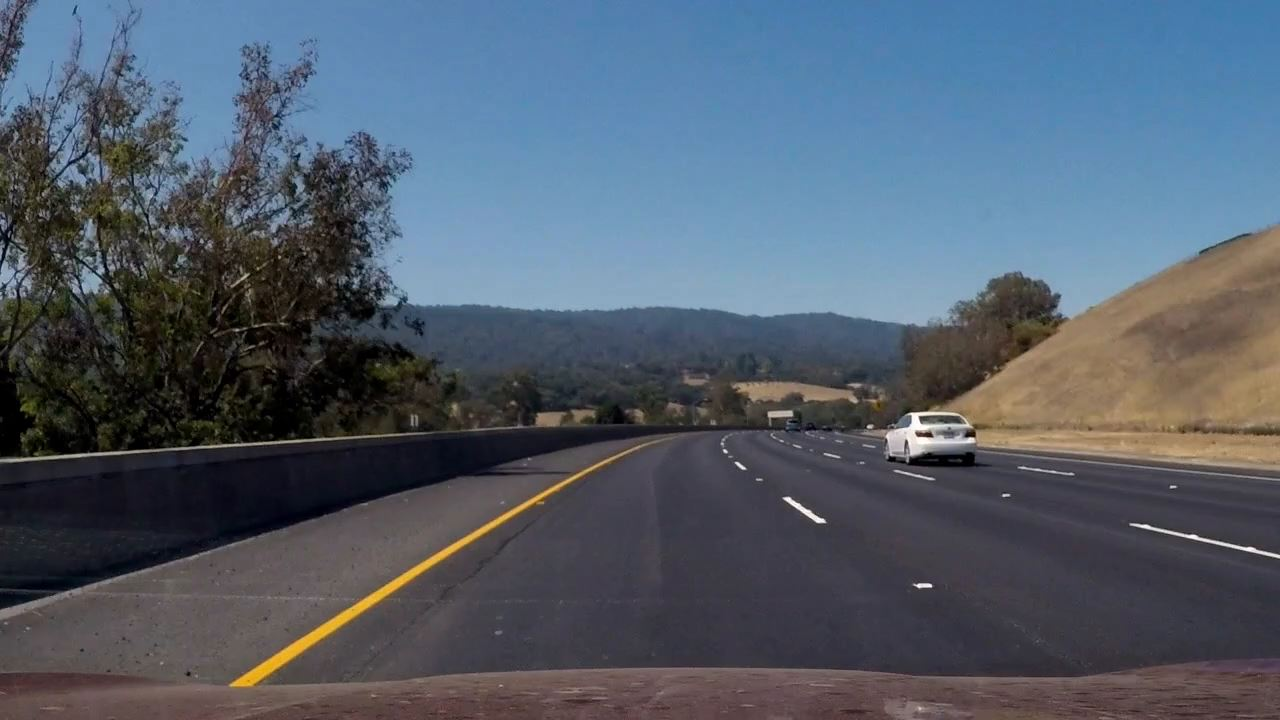
#> input picture test_images/test8.jpg, 1280 x 720 px
$ jupyter execute --allow-errors vehicle_detection.ipynb   (shell and % lines are left out)   (older library calls are emulated)
#> lines starting #> are read from the running program, lines starting #| are printed output that depends on the picture
## Vehicle Detection

The goals / steps of this project are the following:

* Perform a Histogram of Oriented Gradients (HOG) feature extraction on a labeled training set of images and train a classifier Linear SVM classifier
* Optionally, you can also apply a color transform and append binned color features, as well as histograms of color, to your HOG feature vector.
* Note: for those first two steps don't forget to normalize your features and randomize a selection for training and testing.
* Implement a sliding-window technique and use your trained classifier to search for vehicles in images.
* Run your pipeline on a video stream (start with the test_video.mp4 and later implement on full project_video.mp4) and create a heat map of recurring detections frame by frame to reject outliers and follow detected vehicles.
* Estimate a bounding box for vehicles detected.

## Load Training Images

[cell 1]
import glob
import os
import sys

def get_img_path_in_folder(path_folder):
    full_path = path_folder + '/**/*.png'
    img_path_list = []

    for filename in glob.iglob(full_path, recursive=True):
        img_path_list.append(filename)

    return img_path_list

data_folder = './data'
vehicles_folder = data_folder + '/vehicles'
non_vehicles_folder = data_folder + '/non-vehicles'

vehicle_img_path = get_img_path_in_folder(vehicles_folder)
non_vehicle_img_path = get_img_path_in_folder(non_vehicles_folder)

print("Vehicles folder", vehicles_folder)
print("Non Vehicle Folder", non_vehicles_folder)

print("Vehicle Images", len(vehicle_img_path))
print("Non Vehicle Images", len(non_vehicle_img_path))

[cell 2]
import matplotlib.image as mpimg
import numpy as np
import matplotlib.pyplot as plt
import cv2

def load_img(path):
    img_255_bgr = cv2.imread(path)
    img_255_rgb = cv2.cvtColor(img_255_bgr, cv2.COLOR_BGR2RGB)
    return img_255_rgb

def load_random_image(paths):
    len_path = len(paths)
    random_index = np.random.randint(0, len_path)
    return load_img(paths[random_index])


#> (the rest of this cell did not finish here and is left out)

## Extract Features

[cell 3]
from skimage.feature import hog
import numpy as np
import cv2

class Feature_Extractor():
    def __init__(self, color_space='RGB', spatial_size=(32, 32),
                        hist_bins=32, orient=9,
                        pix_per_cell=8, cell_per_block=2, hog_channel=0,
                        spatial_feat=True, hist_feat=True, hog_feat=True):

        self.color_space = color_space
        self.spatial_size = spatial_size
        self.hist_bins = hist_bins
        self.orient = orient
        self.pix_per_cell = pix_per_cell
        self.cell_per_block = cell_per_block
        self.hog_channel = hog_channel
        self.spatial_feat = spatial_feat
        self.hist_feat = hist_feat
        self.hog_feat = hog_feat
        pass

    # [102 lines left out: functions extract, transform_color, bin_spatial, color_hist, get_hog_features, not called in this run]

[cell 4]
colorspace = 'LUV' # Can be RGB, HSV, LUV, HLS, YUV, YCrCb
orient = 12
pix_per_cell = 8
cell_per_block = 2
hog_channel = 0 # Can be 0, 1, 2, or "ALL"


extractor = Feature_Extractor(color_space=colorspace, orient=orient,
                        pix_per_cell=pix_per_cell, cell_per_block=cell_per_block,
                        hog_channel=hog_channel)


#> (the rest of this cell did not finish here and is left out)

## Training

[cell 5]
import numpy as np
from sklearn.utils import shuffle

def images_load_subset(images_path, subset):
    img_len = len(images_path)
    subset = np.clip(subset, 0, 1)
    new_len = img_len*subset
    new_len = int(round(new_len))
    return shuffle(images_path)[:new_len]


def extract_features(img_paths, extrator):
    # Create a list to append feature vectors to
    features = []
    # Iterate through the list of images
    for file in img_paths:
        # Read in each one by one
        img_loaded = load_img(file)
        feature = extractor.extract(img_loaded)
        features.append(feature)
    return features

[cell 6]
import matplotlib.image as mpimg
import matplotlib.pyplot as plt
import numpy as np
import cv2
import time
from sklearn.preprocessing import StandardScaler


new_vehicle_images_path = images_load_subset(vehicle_img_path, 1)
new_non_vehicle_images_path = images_load_subset(non_vehicle_img_path, 1)

old_len = len(vehicle_img_path)
new_len = len(new_vehicle_images_path)
print("Vehicle Images: {0:2d} Available: {1:2d}".format(old_len, new_len))
old_len = len(non_vehicle_img_path)
new_len = len(new_non_vehicle_images_path)
print("Non Vehicle Images: {0:2d} Available: {1:2d}".format(old_len, new_len))

colorspace = 'LUV'  # Can be RGB, HSV, LUV, HLS, YUV, YCrCb
orient = 12  # HOG orientations
pix_per_cell = 8  # HOG pixels per cell
cell_per_block = 2  # HOG cells per block
hog_channel = 0  # Can be 0, 1, 2, or "ALL"
spatial_size = (32, 32)  # Spatial binning dimensions
hist_bins = 64  # Number of histogram bins
spatial_feat = True  # Spatial features on or off
hist_feat = True  # Histogram features on or off
hog_feat = True # HOG features on or off


extractor = Feature_Extractor(color_space=colorspace, spatial_size = spatial_size,
                              hist_bins = hist_bins, orient=orient,
                              pix_per_cell=pix_per_cell, cell_per_block=cell_per_block, hog_channel = hog_channel,
                              spatial_feat = True, hist_feat = True, hog_feat = True)

t=time.time()

print('Extracting features. Please wait...')
len_car_images = len(new_vehicle_images_path)
car_features = extract_features(new_vehicle_images_path, extractor)
notcar_features = extract_features(new_non_vehicle_images_path, extractor)

t2 = time.time()
print(round(t2-t, 2), 'Seconds to extract HOG features...')

if len(car_features) > 0:
    # Create an array stack of feature vectors
    X = np.vstack((car_features, notcar_features)).astype(np.float64)
    # Fit a per-column scaler
    X_scaler = StandardScaler().fit(X)
    # Apply the scaler to X
    scaled_X = X_scaler.transform(X)
    car_ind = np.random.randint(0, len_car_images)
    # Plot an example of raw and scaled features
    fig = plt.figure(figsize=(12,4))
    plt.subplot(131)
    plt.imshow(load_img(new_vehicle_images_path[car_ind]))
    plt.title('Original Image')
    plt.subplot(132)
    plt.plot(X[car_ind])
    plt.title('Raw Features')
    plt.subplot(133)
    plt.plot(scaled_X[car_ind])
    plt.title('Normalized Features')
    fig.tight_layout()
else:
    print('Your function only returns empty feature vectors...')

## Build a Classifier

[cell 7]
from sklearn.model_selection import train_test_split

y = np.hstack((np.ones(len(car_features)),
              np.zeros(len(notcar_features))))

# Split up data into randomized training and test sets
rand_state = np.random.randint(0, 100)
#> (the rest of this cell did not finish here and is left out)

[cell 8]
class SimpleVehicleClassifier():
    # [27 lines left out: functions __init__, is_vehicle, save_false_positive, not called in this run]
            #cv2.imwrite(name,img)
            #print(confident)

## Vehicle Classifier

#> (a cell that did not finish here is left out)

## Window Creator

[cell 10]
import numpy as np
import cv2

def round_int(num):
    return int(round(num))

class Window_Creator:

    def __init__(self, window_size, overlap):
        self.window_size = window_size
        self.overlap = overlap

    # [31 lines left out: functions get_complex_windows, concatenate, get_window_shortcut, not called in this run]

    def get_windows(self, img):
        windows = self.slide_window(img, xy_window = self.window_size, xy_overlap = self.overlap)
        return windows
    # [72 lines left out: functions slide_window, draw_windows, draw_boxes, not called in this run]

[cell 11]
import matplotlib.image as mpimg
import matplotlib.pyplot as plt


test_img_folder = './test_images/test4.jpg'
#> (the rest of this cell did not finish here and is left out)


window_creator = Window_Creator(window_size = (128, 128), overlap = (0.1, 0.1))
image_with_window = window_creator.draw_windows(test_image)

windows_full, windows = window_creator.get_complex_windows(test_image)
print("Total Windows: ", len(windows_full))

#f, ((ax1, ax2, ax3), (ax4, ax5, ax6)) = plt.subplots(2, 3, figsize=(20,10))
f, ((ax1, ax2, ax3)) = plt.subplots(1, 3, figsize=(20,10))
ax1.imshow(window_creator.draw_boxes(test_image, windows[0], color = (0,0,255), thick = 4))
num_windows = len(windows[0])
title = "Size: " + str(64) + " Count: " + str(num_windows)
ax1.set_title(title, fontsize=30)
ax2.imshow(window_creator.draw_boxes(test_image, windows[1], color = (0,0,255), thick = 4))
num_windows = len(windows[1])
title = "Size: " + str(96) + " Count: " + str(num_windows)
ax2.set_title(title, fontsize=30)
ax3.imshow(window_creator.draw_boxes(test_image, windows[2], color = (0,0,255), thick = 4))
num_windows = len(windows[2])
title = "Size: " + str(128) + " Count: " + str(num_windows)
ax3.set_title(title, fontsize=30)
# [11 lines of commented-out code are left out]

## Heatmap

[cell 12]
class FixedListQueue():
    def __init__(self, max_size = 3):
        self.count = 0
        self.max_size = max_size
        self.queue = []
        self.full_list = []
        pass
    def enqueue(self, list_to_enqueue):
        if (self.count < self.max_size):
            self.queue.append(list_to_enqueue)
            self.count += 1
        else:
            lastIndex = self.count - 1
            for i in range(0, lastIndex):
                self.queue[i] = self.queue[i+1]

            self.queue[lastIndex] = list_to_enqueue

        self.full_list = []

        for l in self.queue:
            for element in l:
                self.full_list.append(element)

        #print("QueueSize", self.count)

print('---------------------------------')
queue = FixedListQueue(max_size = 3)
boxes = []
boxes.append(((1, 2), (3, 4)))
boxes.append(((5, 6), (7, 8)))
print("Enqueing", boxes)
queue.enqueue(boxes)
print("Queue:", queue.queue)
print("Size:", queue.count)
print("Full List", queue.full_list)
print('---------------------------------')
boxes = []
boxes.append(((10, 20), (30, 40)))
boxes.append(((50, 60), (70, 80)))
print("Enqueing", boxes)
queue.enqueue(boxes)
print("Queue:", queue.queue)
print("Size:", queue.count)
print("Full List", queue.full_list)
print('---------------------------------')
boxes = []
boxes.append(((100, 200), (300, 400)))
boxes.append(((500, 600), (700, 800)))
print("Enqueing", boxes)
queue.enqueue(boxes)
print("Queue:", queue.queue)
print("Size:", queue.count)
print("Full List", queue.full_list)
print('---------------------------------')
boxes = []
boxes.append(((1000, 2000), (3000, 4000)))
boxes.append(((5000, 6000), (7000, 8000)))
print("Enqueing", boxes)
queue.enqueue(boxes)
print("Queue:", queue.queue)
print("Size:", queue.count)
print("Full List", queue.full_list)
print('---------------------------------')

[cell 13]
from scipy.ndimage.measurements import label


class HeatMap():
    def __init__(self, size):
        self.size = size
        self.threshold = 1
        self.max_feed = 1
        self.heatmap = np.zeros(self.size).astype(np.float)
        self.queue = FixedListQueue(self.max_feed)
        pass

    def feed(self, boxes):
        self.queue.enqueue(boxes)
        cached_boxes = self.queue.full_list

        self.heatmap = np.zeros(self.size).astype(np.float)
        self.heatmap = self.add_heat(self.heatmap, cached_boxes)
        self.heatmap = self.apply_threshold(self.heatmap, self.threshold)
        self.heatmap_img = self.get_heatmap_img(self.heatmap)
        self.labels = heatmap.get_labels(self.heatmap_img)
        self.boxes = heatmap.get_boxes_from_labels(self.labels)


    def add_heat(self, heatmap, boxes):
        # Iterate through list of bboxes
        for box in boxes:
            # Add += 1 for all pixels inside each bbox
            # Assuming each "box" takes the form ((x1, y1), (x2, y2))
            heatmap[box[0][1]:box[1][1], box[0][0]:box[1][0]] += 1
        return heatmap

    def apply_threshold(self, heatmap, threshold):
        # Zero out pixels below the threshold
        heatmap[heatmap <= threshold] = 0
        return heatmap
    def get_heatmap_img(self, heatmap):
        return np.clip(heatmap, 0, 255)
    def get_labels(self, heatmap_img):
        return label(heatmap_img)
    def get_boxes_from_labels(self, labels):
        boxes = []
        # Iterate through all detected cars
        for car_number in range(1, labels[1]+1):
            # Find pixels with each car_number label value
            nonzero = (labels[0] == car_number).nonzero()
            # Identify x and y values of those pixels
            nonzeroy = np.array(nonzero[0])
            nonzerox = np.array(nonzero[1])
            # Define a bounding box based on min/max x and y
            bbox = ((np.min(nonzerox), np.min(nonzeroy)), (np.max(nonzerox), np.max(nonzeroy)))
            # Draw the box on the image
            #cv2.rectangle(img, bbox[0], bbox[1], (0,0,255), 6)
            boxes.append(bbox)
        # Return the image
        return boxes

[cell 14]
heatmap = HeatMap((720, 1280))

boxes = []
boxes.append(((120, 418), (271, 504)))
boxes.append(((473, 565), (628, 686)))
boxes.append(((800, 400), (900, 500)))
boxes.append(((850, 400), (950, 500)))
boxes.append(((1050, 400), (1150, 500)))
boxes.append(((1100, 400), (1200, 500)))
boxes.append(((1150, 400), (1250, 500)))
boxes.append(((875, 400), (925, 450)))
boxes.append(((1075, 400), (1125, 450)))
boxes.append(((825, 425), (875, 475)))
boxes.append(((814, 400), (889, 475)))
boxes.append(((851, 400), (926, 475)))
boxes.append(((1073, 400), (1148, 475)))
boxes.append(((1147, 437), (1222, 512)))
boxes.append(((1184, 437), (1259, 512)))
boxes.append(((400, 400), (500, 500)))

heatmap.queue.max_size = 3
heatmap.feed(boxes)

#> (the rest of this cell did not finish here and is left out)

## Vehicle Detector

[cell 15]
class VehicleDetector():
    # [59 lines left out: functions __init__, configure, detect, get_windows, not called in this run]

[cell 16]
test_image_path = './test_images/test8.jpg'
test_image = load_img(test_image_path)
#> call 2 of load_img, with path = './test_images/test8.jpg'
#> in load_img, img_255_bgr is the input picture: shape (720, 1280, 3); mean B, G, R 107, 93.4, 82.4

#> (the rest of this cell did not finish here and is left out)

## Video Pipeline

[cell 17]
# [29 lines left out: functions heatmap_to_drawable, draw, not called in this run]

burst = []
burst.append(load_img('./test_images/burst/burst_01.jpg'))
#> call 3 of load_img, with path = './test_images/burst/burst_01.jpg'
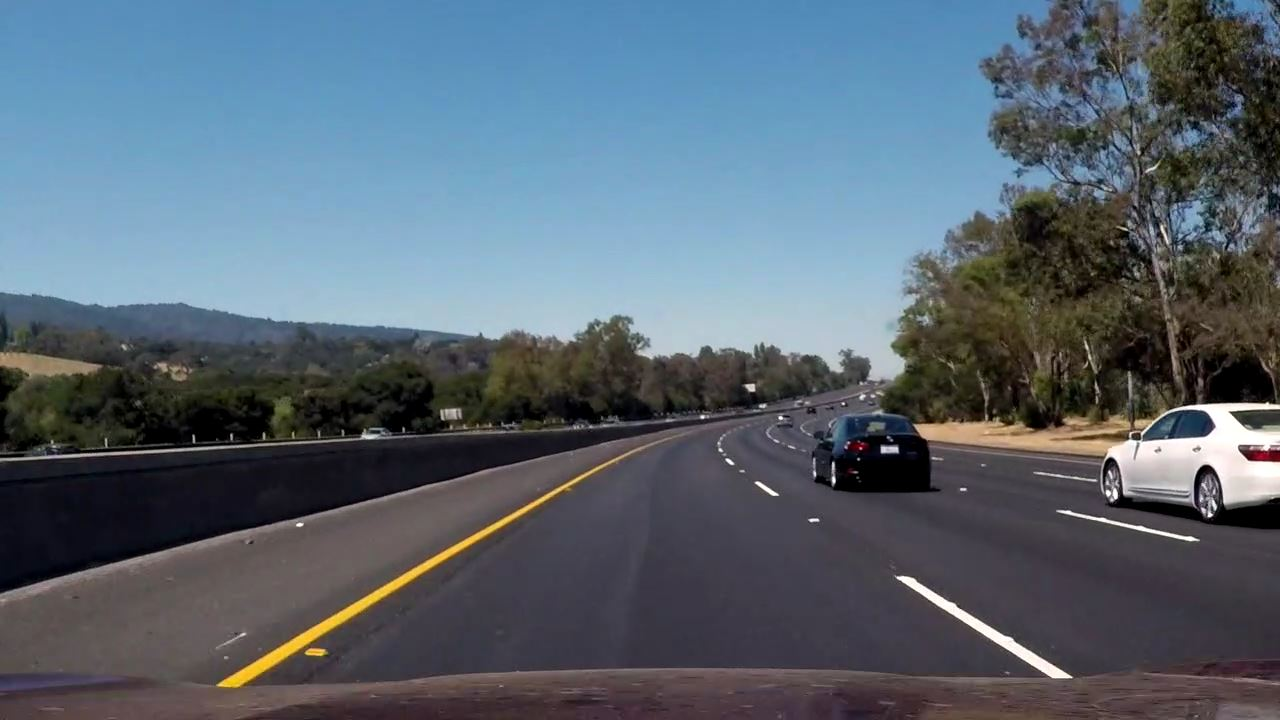
#> input picture test_images/burst/burst_01.jpg, 1280 x 720 px
#> in load_img, img_255_bgr is the input picture: shape (720, 1280, 3); mean B, G, R 113.5, 101.7, 88.5
burst.append(load_img('./test_images/burst/burst_02.jpg'))
#> call 4 of load_img, with path = './test_images/burst/burst_02.jpg'
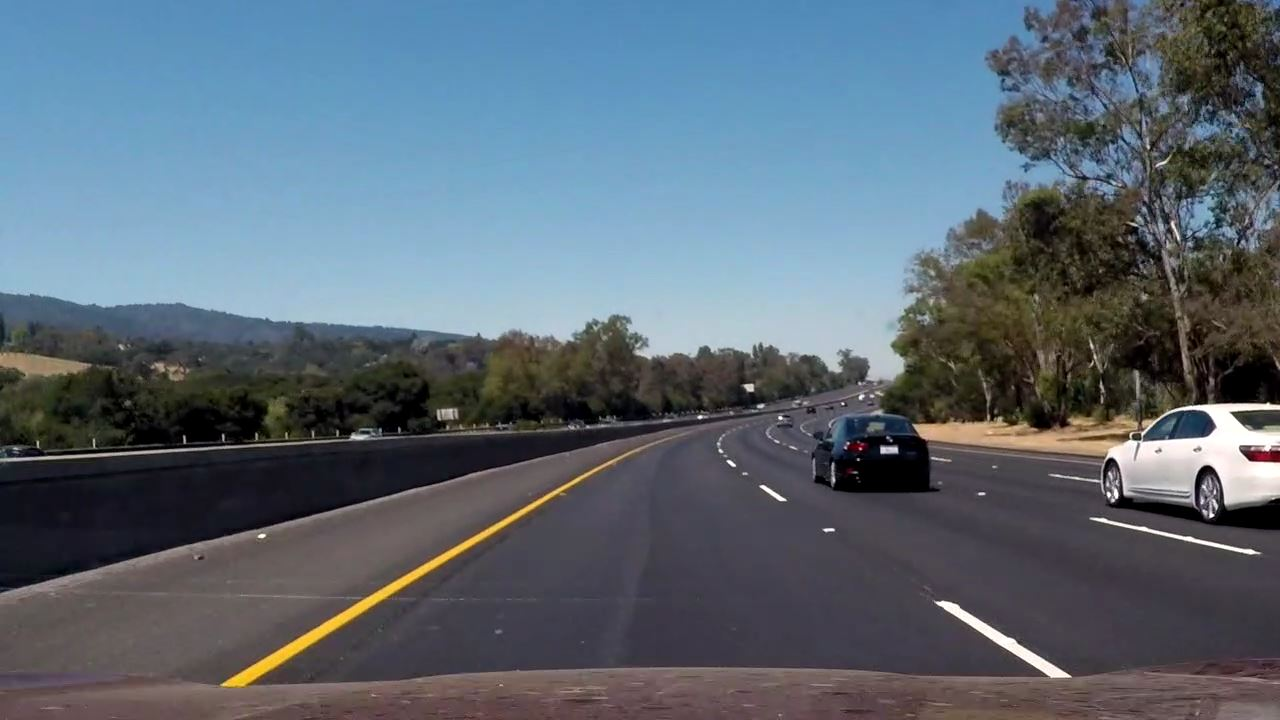
#> input picture test_images/burst/burst_02.jpg, 1280 x 720 px
#> in load_img, img_255_bgr is the input picture: shape (720, 1280, 3); mean B, G, R 116, 104.5, 91.4
burst.append(load_img('./test_images/burst/burst_03.jpg'))
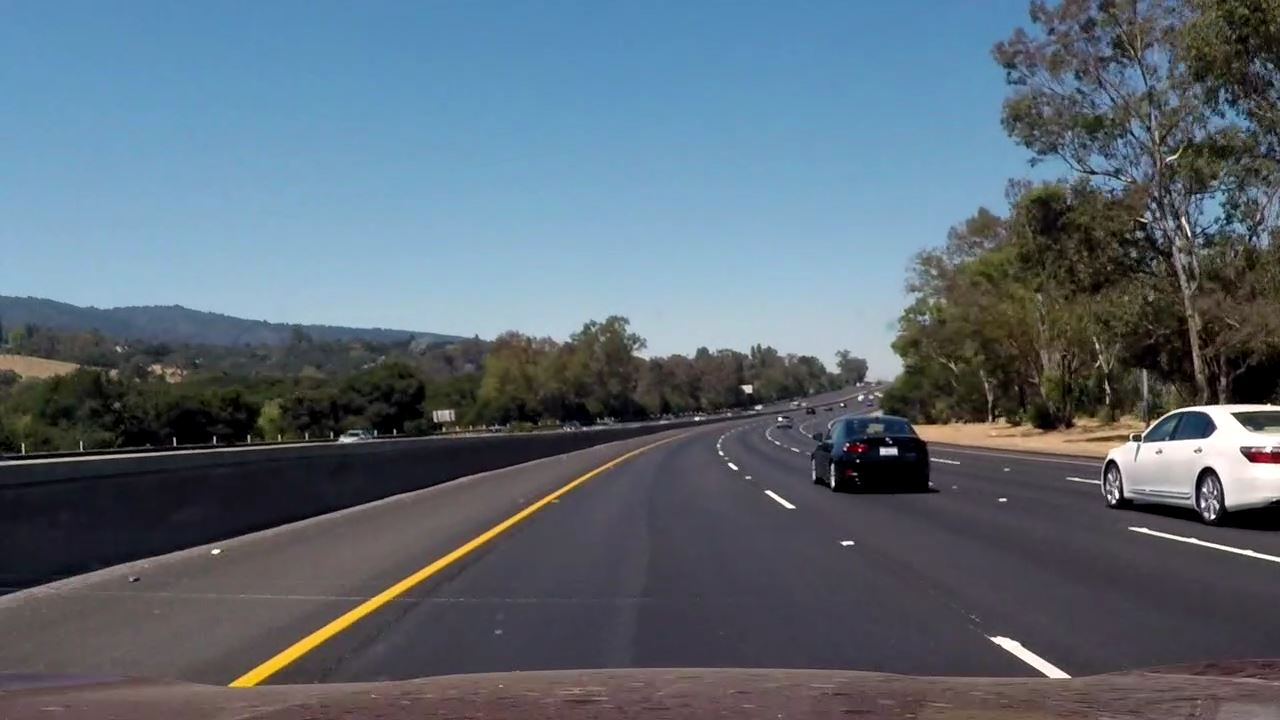
#> input picture test_images/burst/burst_03.jpg, 1280 x 720 px
#> in load_img, img_255_bgr is the input picture: shape (720, 1280, 3); mean B, G, R 116.6, 104.8, 91.6
burst.append(load_img('./test_images/burst/burst_04.jpg'))
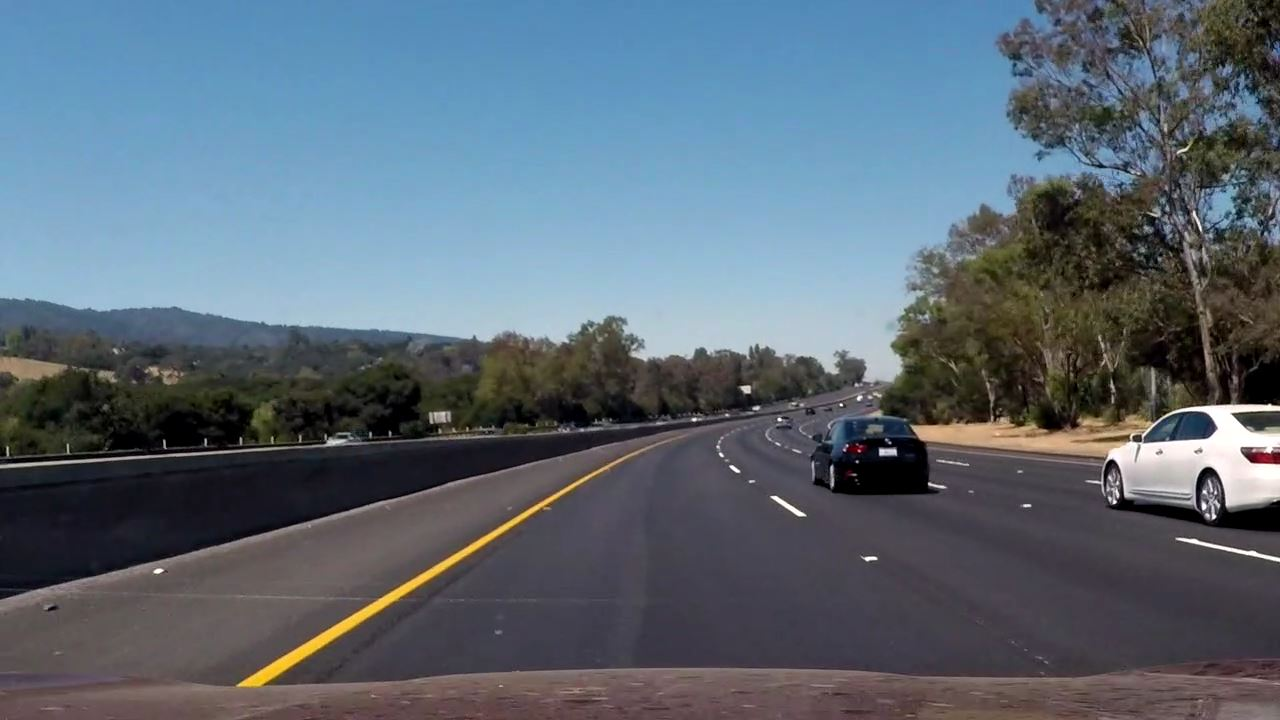
#> input picture test_images/burst/burst_04.jpg, 1280 x 720 px
#> in load_img, img_255_bgr is the input picture: shape (720, 1280, 3); mean B, G, R 116.9, 104.8, 91.5
